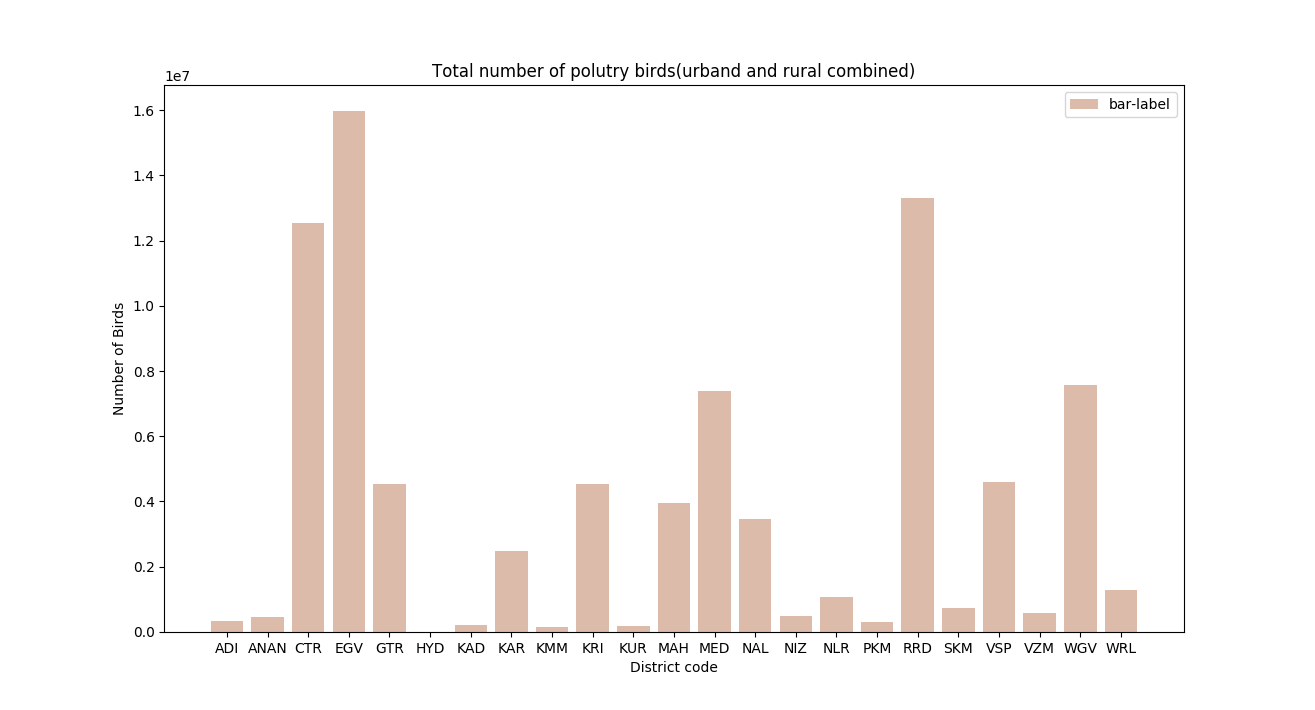

Generate this figure with Python:
import pandas as pd
import matplotlib.pyplot as plt
import sys



read=pd.read_csv("data4.csv", header=None, names=['col1', 'col2'])


plt.bar(read['col1'],read['col2'],color='#ddbbaa',label="bar-label")


plt.xlabel("District code")
plt.ylabel("Number of Birds")
plt.title("Total number of polutry birds(urband and rural combined)")


plt.legend()
plt.show()
